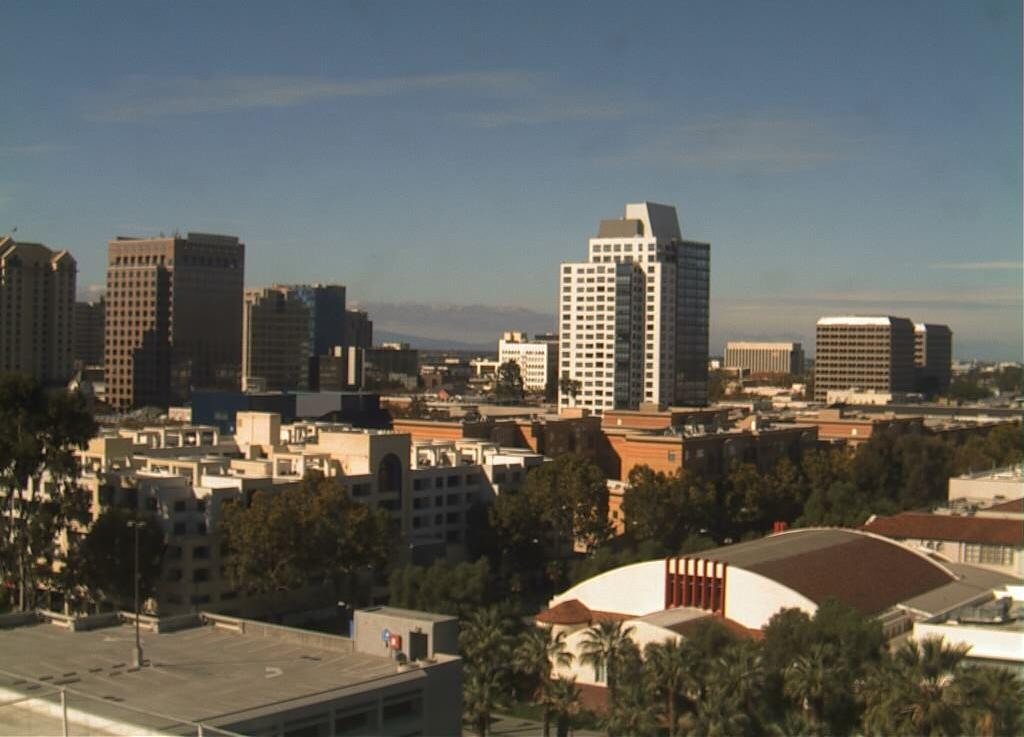
#> input picture ai/ComputerVision/images/training/day/20151101_195515.jpg, 1024 x 737 px; its folder holds only this picture in this run
$ python classifier.py
#> lines starting #> are read from the running program, lines starting #| are printed output that depends on the picture
### ai/ComputerVision/helpers.py
# Helper functions

import os
import glob # library for loading images from a directory
import matplotlib.image as mpimg

import cv2


# This function loads in images and their labels and places them in a list
# The list contains all images and their associated labels
# For example, after data is loaded, im_list[0][:] will be the first image-label pair in the list
def load_dataset(image_dir):

    # Populate this empty image list
#> called with image_dir = 'images/training/'
    im_list = []
    image_types = ["day", "night"]

    # Iterate through each color folder
    for im_type in image_types:

        # Iterate through each image file in each image_type folder
        # glob reads in any image with the extension "image_dir/im_type/*"
        for file in glob.glob(os.path.join(image_dir, im_type, "*")):

            # Read in the image
            im = mpimg.imread(file)
#> im is the input picture: shape (737, 1024, 3); mean R, G, B 98.8, 98.2, 91.8

            # Check if the image exists/if it's been correctly read-in
            if not im is None:
                # Append the image, and it's type (red, green, yellow) to the image list
                im_list.append((im, im_type))

    return im_list

# [29 lines left out: functions load_traffic_dataset, load_image, not called in this run]

## Standardize the input images
# Resize each image to the desired input size: 600x1100px (hxw).

## Standardize the output
# With each loaded image, we also specify the expected output.
# For this, we use binary numerical values 0/1 = night/day.


# This function should take in an RGB image and return a new, standardized version
# 600 height x 1100 width image size (px x px)
def standardize_input(image):

    # Resize image and pre-process so that all "standard" images are the same size
    standard_im = cv2.resize(image, (1100, 600))

    return standard_im


# Examples:
# encode("day") should return: 1
# encode("night") should return: 0
def encode(label):

    numerical_val = 0
    if(label == 'day'):
        numerical_val = 1
    # else it is night and can stay 0

    return numerical_val

# using both functions above, standardize the input images and output labels
def standardize(image_list):

    # Empty image data array
    standard_list = []

    # Iterate through all the image-label pairs
    for item in image_list:
        image = item[0]
        label = item[1]

        # Standardize the image
        standardized_im = standardize_input(image)

        # Create a numerical label
        binary_label = encode(label)

        # Append the image, and it's one hot encoded label to the full, processed list of image data
        standard_list.append((standardized_im, binary_label))

    return standard_list


### ai/ComputerVision/classifier.py
import random
import cv2 # computer vision library
import helpers

import numpy as np
import matplotlib.pyplot as plt
import matplotlib.image as mpimg

image_dir_training = "images/training/"
image_dir_test = "images/test/"

# Using the load_dataset function in helpers.py
# Load training data
IMAGE_LIST = helpers.load_dataset(image_dir_training) #list<tuple<image, label>>
#> IMAGE_LIST = 2 items

#img0 = IMAGE_LIST[0][0]
#label0 = IMAGE_LIST[0][1]

# Standardize all training images
STANDARDIZED_LIST = helpers.standardize(IMAGE_LIST)
#> the loop in standardize, `for item in image_list:` made 2 passes
#> (label, numerical_val in encode, binary_label) on passes 1 to 2: ('day', 1, 1), ('night', 0, 0)
#> pass 1, in standardize_input, `standard_im = cv2.resize(image, (1100, 600))`:
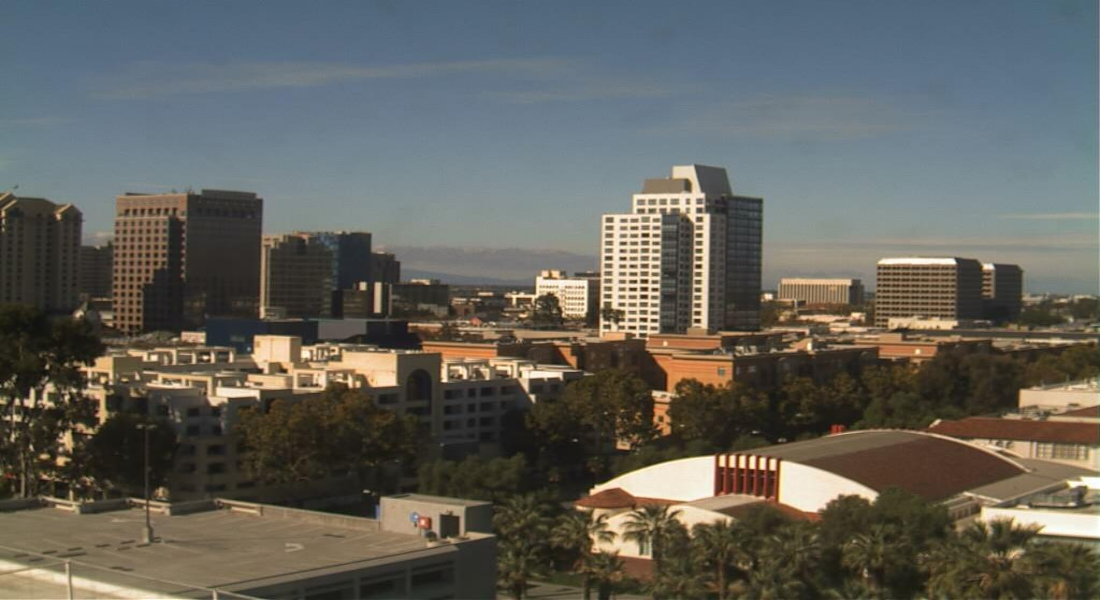
#> standard_im: shape (600, 1100, 3); mean R, G, B 98.7, 98.1, 91.7
#> pass 2, in standardize_input (call 2), `standard_im = cv2.resize(image, (1100, 600))`:
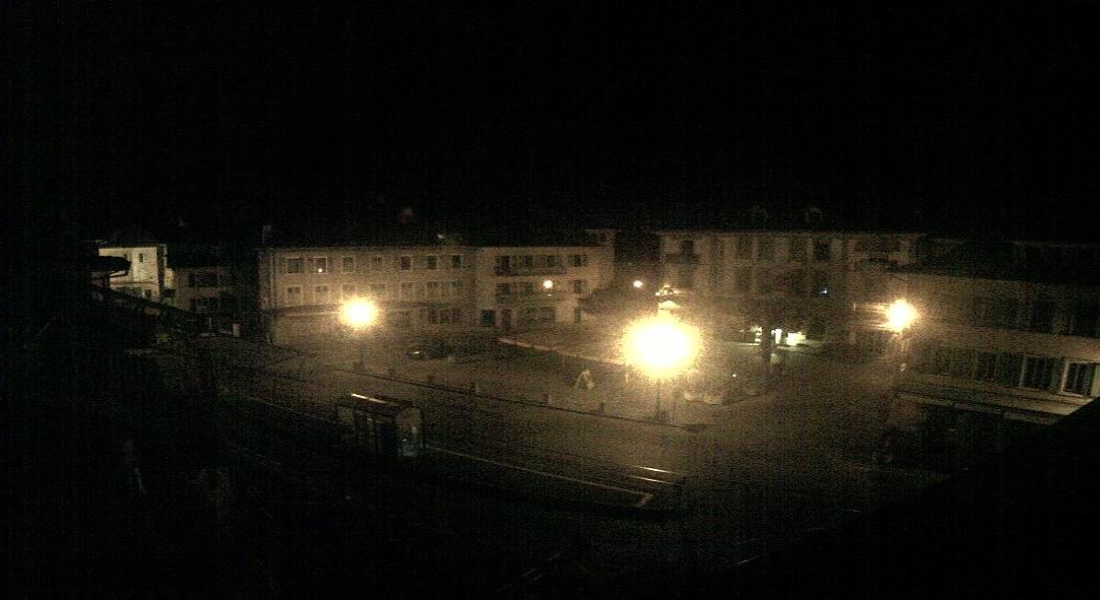
#> standard_im: shape (600, 1100, 3); mean R, G, B 24.8, 22.4, 15.6
#> STANDARDIZED_LIST = 2 items

# Display a standardized image and its label
# Select an image by index
image_num = 0
selected_image = STANDARDIZED_LIST[image_num][0]
selected_label = STANDARDIZED_LIST[image_num][1]
#> selected_label = 1

# Display image and data about it
plt.imshow(selected_image)
print("Shape: "+str(selected_image.shape))
#| Shape: (600, 1100, 3)
print("Label [1 = day, 0 = night]: " + str(selected_label))
#| Label [1 = day, 0 = night]: 1

# Find the average Value or brightness of an image
def avg_brightness(rgb_image):
    # Convert image to HSV
    hsv = cv2.cvtColor(rgb_image, cv2.COLOR_RGB2HSV)

    # Add up all the pixel values in the V channel
    sum_brightness = np.sum(hsv[:,:,2])
    area = 600*1100.0  # pixels

    # find the avg
    avg = sum_brightness/area

    return avg


# This function should take in RGB image input
def estimate_label(rgb_image):

    brightness = avg_brightness(rgb_image)
    # Use the avg brightness feature to predict a label (0, 1)
    predicted_label = 0
    if brightness >= 100:
        predicted_label = 1

    return predicted_label

# Using the load_dataset function in helpers.py
# Load test data
TEST_IMAGE_LIST = helpers.load_dataset(image_dir_test)
#> TEST_IMAGE_LIST = 2 items

# Standardize the test data
STANDARDIZED_TEST_LIST = helpers.standardize(TEST_IMAGE_LIST)
#> the loop in standardize (call 2), `for item in image_list:` made 2 passes
#> STANDARDIZED_TEST_LIST = 2 items

# Shuffle the standardized test data
random.shuffle(STANDARDIZED_TEST_LIST)

# Constructs a list of misclassified images given a list of test images and their labels
def get_misclassified_images(test_images):
    # Track misclassified images by placing them into a list
    misclassified_images_labels = []

    # Iterate through all the test images
    # Classify each image and compare to the true label
    for image in test_images:

        # Get true data
        im = image[0]
        true_label = image[1]

        # Get predicted label from your classifier
        predicted_label = estimate_label(im)

        # Compare true and predicted labels
        if(predicted_label != true_label):
            # If these labels are not equal, the image has been misclassified
            misclassified_images_labels.append((im, predicted_label, true_label))
#> this loop made 2 passes
#> (true_label, brightness in estimate_label, predicted_label) on passes 1 to 2: (1, 110.3, 1), (0, 25.86, 0)
#> after the loop, misclassified_images_labels = []

    # Return the list of misclassified [image, predicted_label, true_label] values
    return misclassified_images_labels

# Find all misclassified images in a given test set
MISCLASSIFIED = get_misclassified_images(STANDARDIZED_TEST_LIST)
#> MISCLASSIFIED = []

# Accuracy calculations
total = len(STANDARDIZED_TEST_LIST)
#> total = 2
num_correct = total - len(MISCLASSIFIED)
#> num_correct = 2
accuracy = num_correct/total
#> accuracy = 1

print('Accuracy: ' + str(accuracy))
#| Accuracy: 1.0
print("Number of misclassified images = " + str(len(MISCLASSIFIED)) +' out of '+ str(total))
#| Number of misclassified images = 0 out of 2

# Visualize misclassified example(s)
## Display an image in the `MISCLASSIFIED` list
## Print out its predicted label - to see what the image *was* incorrectly classified as
num = 0
#> (the run stopped early here; a loop or call above may not have finished)
